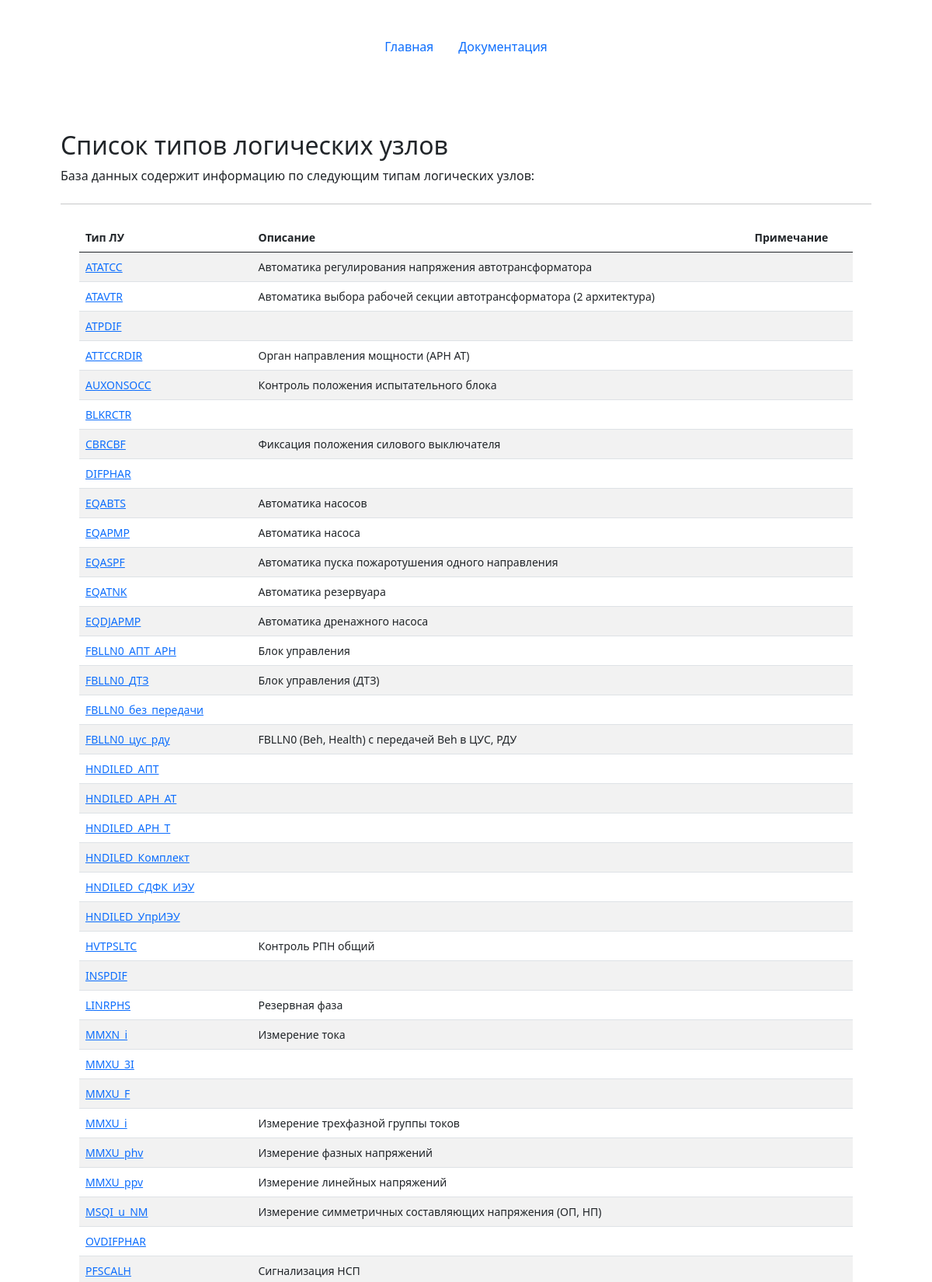
Page /lntypes/ (upper part) on the committed database.
### mainapp/models.py (models this page shows, shortened)
class LogicNodesTypes(models.Model):
    id = models.AutoField(primary_key=True)
    name = models.CharField(max_length=64, verbose_name='Имя типа ЛУ', unique=True)
    description = models.TextField(max_length=1024, blank=True, verbose_name='Описание')
    explanation = models.TextField(max_length=2048, blank=True, verbose_name='Пояснение')
    class Meta:
        verbose_name = 'Тип логического узла'
        verbose_name_plural = 'Типы логических узлов'
        ordering = ['name']

### mainapp/views.py (the view)
# urls.py: path('lntypes/', views.lntypes),
def lntypes(request):
    lntypes = LogicNodesTypes.objects.all()
    return render(request, 'mainapp/lntypes.html', {'lntypes':lntypes, 'title': 'Список типов логических узлов'})

### templates/mainapp/lntypes.html (shortened to what this page needs)
{% extends 'base.html' %}
{% block content %}
<main class="container py-5">
    {% if lntypes %}
    <h2 class="mt-4">Список типов логических узлов</h2>
    <p>База данных содержит информацию по следующим типам логических узлов:</p>
    <hr class="my-4">
    <div class="container small">
    <table class="table table-striped">
                <thead>
                    <tr>
                      <th scope="col">Тип ЛУ</th>
                      <th scope="col">Описание</th>
                      <th scope="col">Примечание</th>
                    </tr>
                </thead>
                <tbody>
                    {% for item in lntypes %}
                    <tr>
                        <td><a href="show/?name={{item.name}}&type=ln">{{item.name}}</a></td>
                        <td>{{item.description}}</td>
                        <td></td>
                    </tr>
                {% endfor %}
                </tbody>
            </table>
    </div>
    {% else %}
    <h2 class="mt-4">В базе данных нет типов логических узлов :(</h2>
    {% endif %}
</main>
{% endblock %}

### rows in the picture
LogicNodesTypes: name "ATATCC", description "Автоматика регулирования напряжения автотрансформатора"
LogicNodesTypes: name "ATAVTR", description "Автоматика выбора рабочей секции автотрансформатора (2 архитектура)"
LogicNodesTypes: name "ATPDIF"
LogicNodesTypes: name "ATTCCRDIR", description "Орган направления мощности (АРН АТ)"
LogicNodesTypes: name "AUXONSOCC", description "Контроль положения испытательного блока"
LogicNodesTypes: name "BLKRCTR"
LogicNodesTypes: name "CBRCBF", description "Фиксация положения силового выключателя"
LogicNodesTypes: name "DIFPHAR"
LogicNodesTypes: name "EQABTS", description "Автоматика насосов"
LogicNodesTypes: name "EQAPMP", description "Автоматика насоса"
LogicNodesTypes: name "EQASPF", description "Автоматика пуска пожаротушения одного направления"
LogicNodesTypes: name "EQATNK", description "Автоматика резервуара"
LogicNodesTypes: name "EQDJAPMP", description "Автоматика дренажного насоса"
LogicNodesTypes: name "FBLLN0_АПТ_АРН", description "Блок управления"
LogicNodesTypes: name "FBLLN0_ДТЗ", description "Блок управления (ДТЗ)"
LogicNodesTypes: name "FBLLN0_без_передачи"
LogicNodesTypes: name "FBLLN0_цус_рду", description "FBLLN0 (Beh, Health) с передачей Beh в ЦУС, РДУ"
LogicNodesTypes: name "HNDILED_АПТ"
LogicNodesTypes: name "HNDILED_АРН_АТ"
LogicNodesTypes: name "HNDILED_АРН_Т"
LogicNodesTypes: name "HNDILED_Комплект"
LogicNodesTypes: name "HNDILED_СДФК_ИЭУ"
LogicNodesTypes: name "HNDILED_УпрИЭУ"
LogicNodesTypes: name "HVTPSLTC", description "Контроль РПН общий"
LogicNodesTypes: name "INSPDIF"
LogicNodesTypes: name "LINRPHS", description "Резервная фаза"
LogicNodesTypes: name "MMXN_i", description "Измерение тока"
LogicNodesTypes: name "MMXU_3I"
LogicNodesTypes: name "MMXU_F"
LogicNodesTypes: name "MMXU_i", description "Измерение трехфазной группы токов"
LogicNodesTypes: name "MMXU_phv", description "Измерение фазных напряжений"
LogicNodesTypes: name "MMXU_ppv", description "Измерение линейных напряжений"
LogicNodesTypes: name "MSQI_u_NM", description "Измерение симметричных составляющих напряжения (ОП, НП)"
LogicNodesTypes: name "OVDIFPHAR"
LogicNodesTypes: name "PFSCALH", description "Сигнализация НСП"
